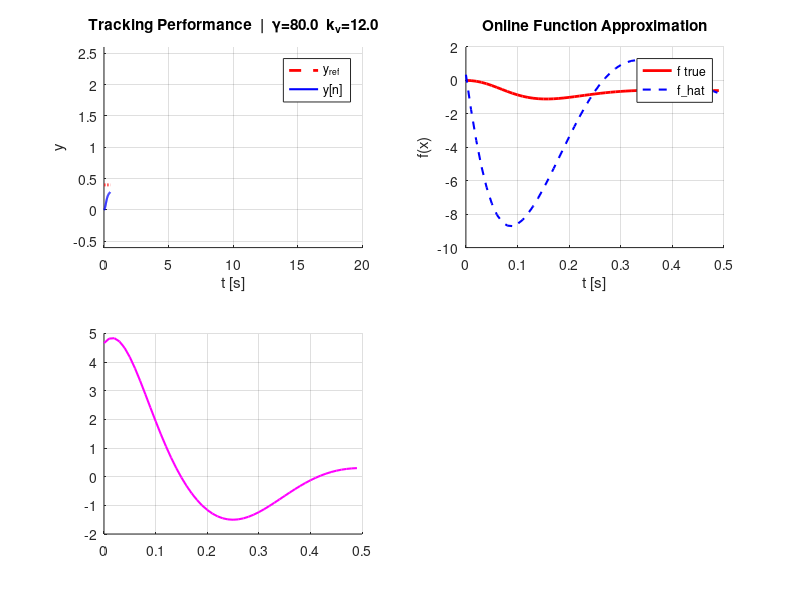

Recreate this plot in MATLAB. (Note: this script raises an error after producing the figure.)
%% LYAPUNOV-BASED NEURAL ADAPTIVE CONTROL
%  TRUE SYSTEM — OPEN-LOOP DIFFERENTIAL EQUATION (2nd order nonlinear):
%  d^2(y)/dt^2 = -2*sin(y) - 0.8*(dy/dt)*|dy/dt| + w(t) + b*u
%  STATE-SPACE FORM:
%  dx1/dt = x2                      (x1 = y     : position)
%  dx2/dt = f(x1, x2) + w(t) + b*u  (x2 = dy/dt : velocity)
%  NEURAL NETWORK LEARNING LAW (Lyapunov-derived):
%  dW_i/dt = gamma * r(t) * Phi_i(X)   (adaptation law for each neuron weight)

clear; clc; close all;

%%  Simulation Parameters
dt    = 0.01;        % sampling time [s]
T_max = 20;            % total simulation time [s]
t     = 0:dt:T_max;
N     = length(t);
plot_interval = 50;   % live plot refresh rate

%%  System Parameters
b = 2.5;               % true input gain (assumed known by the controller)

%% RBF Neural Network Architecture
%  Network input is the instantaneous state vector: X = [x1; x2] = [y; dy/dt]
C = [-2.0, -1.0, 0.0, 1.0, 2.0;    % Gaussian centers for input 1 (y)
     -2.0, -1.0, 0.0, 1.0, 2.0];   % Gaussian centers for input 2 (dy/dt)
B_width     = 3.0;                  % Gaussian width / spread factor (variance)
num_neurons = size(C, 2);           % total number of hidden neurons (5)

% --- NETWORK WEIGHT MATRIX (W) ---
W = zeros(num_neurons, N);
W(:,1) = 0.1 * ones(num_neurons, 1);  % initial weights at t=0

%% Controller Design & Learning Rate (Tuning Parameters)
lambda = 2.5;           % error-surface filter coefficient (r = de/dt + lambda*e)
kv     = 12.0;          % PD-type gain governing overall system stiffness
gamma  = 80.0;          % NEURAL NETWORK LEARNING RATE (multiplier in dW/dt)

%% Reference Trajectory (NARMA-L2 style: multi-step + sinusoidal)
%  First half: multi-step reference, second half: sinusoidal reference
%  Analytical derivatives (dyd, ddyd) are required since this is a 2nd-order system.
half = floor(N / 2);
seg  = floor(half / 4);

yd_step = [0.4*ones(seg,1); 1.0*ones(seg,1); ...
           1.6*ones(seg,1); 1.0*ones(half-3*seg,1)];
dyd_step  = zeros(half, 1);    % piecewise-constant → zero derivative
ddyd_step = zeros(half, 1);

t_sin = t(half+1 : N)' - t(half+1);     % local time for sinusoidal segment
A_sin = 0.6;  w_sin = 0.5*pi;  off_sin = 1.0;

yd_sin   =  A_sin*sin(w_sin*t_sin) + off_sin;
dyd_sin  =  A_sin*w_sin*cos(w_sin*t_sin);
ddyd_sin = -A_sin*w_sin^2*sin(w_sin*t_sin);

yd   = [yd_step;   yd_sin]';
dyd  = [dyd_step;  dyd_sin]';
ddyd = [ddyd_step; ddyd_sin]';

%% Memory Allocation
y  = zeros(1, N);   dy  = zeros(1, N);    % true system states (y and dy/dt)
u  = zeros(1, N);   r_surface = zeros(1, N);
f_actual = zeros(1, N);   f_estimated = zeros(1, N);

%% Initial Conditions
y(1) = 0; dy(1) = 0;    % x1(0) = 0, x2(0) = 0

%% Main Simulation Loop (RK4 Integration)
figure('units','normalized','outerposition',[0 0 1 1],'color','w');
for k = 1:N-1

    %% 8.1. Filtered Error Surface
    %  DIFFERENTIAL EQUATION: r(t) = de/dt + lambda * e
    %  e = y - yd  and  de/dt = dy/dt - dyd/dt
    e  = y(k) - yd(k);          % position error
    de = dy(k) - dyd(k);        % velocity error (de/dt)
    r  = de + lambda * e;       % Lyapunov error surface (r)
    r_surface(k) = r;

    %% Neural Network Forward Pass
    X_input = [y(k); dy(k)];    % input vector X = [x1; x2]

    %  Phi_i = exp( - ||X - C_i||^2 / B_width^2 )
    Phi = zeros(num_neurons, 1);
    for i = 1:num_neurons
        dist_sq = sum((X_input - C(:, i)).^2);
        Phi(i)  = exp(-dist_sq / (B_width^2));
    end

    %  INSTANTANEOUS FUNCTION ESTIMATE: f_hat(t) = W(t)^T * Phi(X)
    f_hat = W(:, k)' * Phi;
    f_estimated(k) = f_hat;

    %% Lyapunov-Based Online Learning Law (Weight Adaptation)
    %  DIFFERENTIAL EQUATION: dW/dt = gamma * r(t) * Phi(X)
    W_dot = gamma * r * Phi;

    % NUMERICAL INTEGRATION (Euler): W(t+dt) = W(t) + (dW/dt) * dt
    W(:, k+1) = W(:, k) + dt * W_dot;

    %% Neural Control Law
    %  u(t) = (1/b) * ( -f_hat(t) + d^2(yd)/dt^2 - lambda*(de/dt) - kv*r(t) )
    u(k) = (1/b) * (-f_hat + ddyd(k) - lambda*de - kv*r);
    u(k) = min(max(u(k), -30), 30);   % actuator saturation

    %% True System Dynamics (RK4 Solver)
    %  OPEN-LOOP DIFFERENTIAL EQUATION SYSTEM:
    %  dy/dt      = state(2)
    %  d^2(y)/dt^2 = -2*sin(y) - 0.8*(dy/dt)*|dy/dt| + w(t) + b*u
    w = 0;
    if t(k) >= T_max/2
        w = 15.0;     % external disturbance shock injected 
    end
    f_internal   = -2 * sin(y(k)) - 0.8 * dy(k) * abs(dy(k));
    f_actual(k)  = f_internal + w;   % true total physical f(t)

    sys_dynamics = @(t_val, state, ctrl) [state(2); f_internal + w + b * ctrl];

    current_state = [y(k); dy(k)];
    k1 = sys_dynamics(t(k),        current_state,           u(k));
    k2 = sys_dynamics(t(k)+dt/2,   current_state + dt/2*k1,  u(k));
    k3 = sys_dynamics(t(k)+dt/2,   current_state + dt/2*k2,  u(k));
    k4 = sys_dynamics(t(k)+dt,     current_state + dt*k3,    u(k));

    next_state = current_state + (dt/6) * (k1 + 2*k2 + 2*k3 + k4);
    y(k+1)  = next_state(1);   % new position: y(t+dt)
    dy(k+1) = next_state(2);   % new velocity: dy/dt(t+dt)

    %% Live Plot
    if mod(k, plot_interval) == 0 || k == N-1
        clf

        subplot(221); hold on; grid on;
        plot(t(1:k), yd(1:k), 'r--', 'LineWidth', 2);
        plot(t(1:k), y(1:k),  'b-',  'LineWidth', 1.5);
        xlabel('t [s]'); ylabel('y');
        if k == N-1
            RMSE = sqrt(mean((yd(1:k) - y(1:k)).^2));
            title(sprintf('Tracking Performance  |  RMSE=%.5f', RMSE));
        else
            title(sprintf('Tracking Performance  |  \\gamma=%.1f  k_v=%.1f', gamma, kv));
        end
        legend('y_{ref}', 'y[n]', 'Location','best');
        axis([0 T_max min(yd)-1 max(yd)+1]);

        subplot(222); hold on; grid on;
        plot(t(1:k), f_actual(1:k),    'r-',  'LineWidth', 2);
        plot(t(1:k), f_estimated(1:k), 'b--', 'LineWidth', 1.5);
        xlabel('t [s]'); ylabel('f(x)');
        legend('f true','f\_hat','Location','best');
        title('Online Function Approximation');

        subplot(223); hold on; grid on;
        plot(t(1:k), u(1:k), 'm-', 'LineWidth', 1.5);
        yline( 30,'r--','u_{max}');
        yline(-30,'r--','u_{min}');
        xlabel('t [s]'); ylabel('u'); title('Control Input');

        subplot(224); hold on; grid on;
        plot(t(1:k), W(:,1:k)', 'LineWidth', 1.2);
        xlabel('t [s]'); ylabel('W_i');
        title('Neural Network Weight Evolution (Lyapunov)');

        sgtitle('Lyapunov-Based Neural Adaptive Control', 'FontSize', 14);
        drawnow;
    end
end
